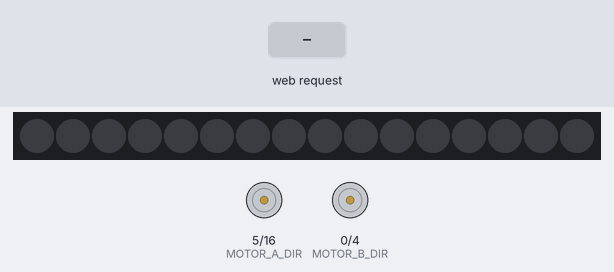
A sketch run on a simulated ESP8266 (NodeMCU). Shown: 16 RGB LEDs in strip order, left to right, direction and speed pins drawn as motors (green arrow = direction pin HIGH = forward, orange = LOW = backward, longer = more drive). The test bench sets the inputs (shaded band). WiFi joins after 1.5 s; servers stay silent unless stated; what the sketch prints to the serial monitor is not drawn.

Above: at 3.2 s.
3.3 s: HTTP request GET /robot?forward=120&left=120&right=120 received
At 3.8 s:
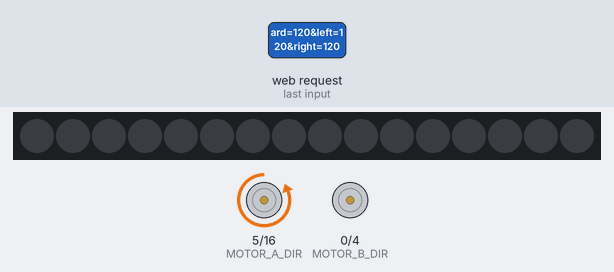
5.3 s: HTTP request GET /robot?left=1 received
Timing chart, 0 to 8.3 s (numbered marks = the images above; inputs shaded):
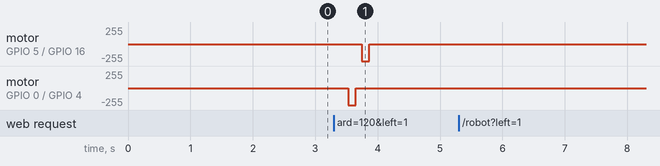

Measured:
- after the input at 3.3 s, motor on GPIO 5 (MOTOR_A_DIR) / GPIO 16 (MOTOR_A_PWM): stopped → backward 255/255 after 0.45 s, → stopped 0.12 s later; motor on GPIO 0 (MOTOR_B_DIR) / GPIO 4 (MOTOR_B_PWM): stopped → backward 255/255 after 0.23 s, → stopped 0.12 s later

The sketch:

robot.ino
```cpp
#include <ESP8266WiFi.h>
#include <ESP8266WebServer.h>
#ifdef __AVR__
  #include <avr/power.h>
#endif
extern "C" {
  #include "user_interface.h"
}
#include "robot.h"

// 192.168.2.112:1234/robot?forward=400 -> forward
// 192.168.2.112:1234/robot?left=400 -> left
// 192.168.2.112:1234/robot?right=400 -> right
// 192.168.2.112:1234/robot?blink=1 -> Show blinkenlights
// 192.168.2.112:1234/robot?command=BFLR -> B = Blink, F = Forward, L = Left, R = Right

// WLAN settings
char WiFiNetwork[] = "Jenke";
char WiFiPassword[] = "holladi4";
char wiFiHostname[] = "robot";

Robot robot;

ESP8266WebServer server(1234);

void setup()
{
  Serial.begin( 9600 );

  // Wifi
  WiFi.mode(WIFI_STA);
  // Attempt to conect to the WiFi network.
  Serial.println("Connecting to WiFi network.");
  wifi_station_set_hostname(wiFiHostname);
  WiFi.hostname(wiFiHostname);
  while (WiFi.status() != WL_CONNECTED) {
    WiFi.begin(WiFiNetwork, WiFiPassword);              // Connect to WPA2 network
    uint8_t timeout = 10;                         // Set a timeout variable
    while (timeout && (WiFi.status() != WL_CONNECTED)) {
      timeout--;                                  // Decrement timeout
      delay(1000);                                // Delay for one second
    }
  }

  // Webserver
  Serial.println("Connected to network.");
  server.on("/", handleRoot);
  server.on("/robot", [](){
    String result = "error";
    if ( server.hasArg("forward")){
      int duration = server.arg("forward").toInt();
      robot.forward(duration);
      result = "Ok!";
    }
    if ( server.hasArg("left")){
      int duration = server.arg("left").toInt();
      robot.left(duration);
      result = "Ok!";
    }
    if ( server.hasArg("right")){
      int duration = server.arg("right").toInt();
      robot.right(duration);
      result = "Ok!";
    }
    if ( server.hasArg("blink")){
      robot.showBlinkenlightsFun();
      result = "Ok!";
    }
    if ( server.hasArg("command")){
      String commands = server.arg("command");
      handleCommands(commands);
      result = "Ok!";
    }
    server.send(200, "text/plain", result);
  });
  server.onNotFound(handleNotFound);
  server.begin();
  Serial.println("HTTP server started");
}

void loop()
{
  server.handleClient();
}

void handleCommands(String commands){
  for ( int i = 0; i < commands.length(); i++ ){
    char command = commands.charAt(i);
    if ( command == 'B' ){
      robot.showBlinkenlightsFun();
    } else if ( command == 'F' ){
      robot.forward();
    } else if ( command == 'L' ){
      robot.left();
    } else if ( command == 'R' ){
      robot.right();
    }
    delay(500);
  }
}

void handleRoot() {
  server.send(200, "text/plain", "hello from esp8266!");
}

void handleNotFound(){
  String message = "File Not Found\n\n";
  message += "URI: ";
  message += server.uri();
  message += "\nMethod: ";
  message += (server.method() == HTTP_GET)?"GET":"POST";
  message += "\nArguments: ";
  message += server.args();
  message += "\n";
  for (uint8_t i=0; i<server.args(); i++){
    message += " " + server.argName(i) + ": " + server.arg(i) + "\n";
  }
  server.send(404, "text/plain", message);
}
```

robot.cpp
```cpp
#include "robot.h"
#include "Arduino.h"

Robot::Robot(){
  // Motors
  pinMode( MOTOR_A_DIR, OUTPUT );
  pinMode( MOTOR_A_PWM, OUTPUT );
  pinMode( MOTOR_B_DIR, OUTPUT );
  pinMode( MOTOR_B_PWM, OUTPUT );
  // Neopixels
  pixels.begin();
}

void Robot::forward(){
  forward(FORWARD_DURATION);
}

void Robot::left(){
  left(LEFT_DURATION);
}

void Robot::right(){
  right(RIGHT_DURATION);
}

/**
 * Move the robot forward for a given duration in milliseconds
 */
void Robot::forward(int duration)
{
  motorAForward();
  motorBForward();
  delay(duration);
  motorBStop();
  // Motor A is slower
  delay((int)(duration*0.074));
  motorAStop();
  delay(100);
}

/**
 * Rotate left for a given duration in milliseconds
 */
void Robot::left(int duration)
{
  motorAForward();
  motorBBackward();
  delay(duration);
  motorAStop();
  motorBStop();
  delay(100);
}

/**
 * Rotate right for a given duration in milliseconds
 */
void Robot::right(int duration)
{
  motorABackward();
  motorBForward();
  delay(duration);
  motorAStop();
  motorBStop();
  delay(100);
}

void Robot::motorAForward(){
  digitalWrite( MOTOR_A_DIR, HIGH );
  digitalWrite( MOTOR_A_PWM, LOW );
}

void Robot::motorABackward(){
  digitalWrite( MOTOR_A_DIR, LOW );
  digitalWrite( MOTOR_A_PWM, HIGH );
}

void Robot::motorAStop(){
  digitalWrite( MOTOR_A_DIR, LOW );
  digitalWrite( MOTOR_A_PWM, LOW );
}

void Robot::motorBForward(){
  digitalWrite( MOTOR_B_DIR, HIGH );
  digitalWrite( MOTOR_B_PWM, LOW );
}

void Robot::motorBBackward(){
  digitalWrite( MOTOR_B_DIR, LOW );
  digitalWrite( MOTOR_B_PWM, HIGH );
}

void Robot::motorBStop(){
  digitalWrite( MOTOR_B_DIR, LOW );
  digitalWrite( MOTOR_B_PWM, LOW );
}

void Robot::showBlinkenlightsFun()
{
  int redIndex = 0;
  int greenIndex = NUMPIXELS/3;
  int blueIndex = NUMPIXELS/3*2;
  for ( int j = 0; j < NUMPIXELS; j++ ){
    for ( int i = 0; i < NUMPIXELS; i++){
      pixels.setPixelColor(i, pixels.Color(0,0,0,0)); // Moderately bright green color.
    }

    pixels.setPixelColor(redIndex, pixels.Color(150,0,0,0)); // Moderately bright green color.
    pixels.setPixelColor(greenIndex, pixels.Color(0,150,0,0)); // Moderately bright green color.
    pixels.setPixelColor(blueIndex, pixels.Color(0,0,150,0)); // Moderately bright green color.

    redIndex = (redIndex + NUMPIXELS - 1)%NUMPIXELS;
    greenIndex = (greenIndex + 1)%NUMPIXELS;
    blueIndex = (blueIndex + 1)%NUMPIXELS;
    pixels.show();
    delay(100);
  }

  for ( int i = 0; i < NUMPIXELS; i++){
    pixels.setPixelColor(i, pixels.Color(0,0,0,0)); // Moderately bright green color.
  }
  pixels.show();
}
```

robot.h
```cpp
#ifndef ROBOT_H
#define ROBOT_H

#include <Adafruit_NeoPixel.h>

// Motor settings
#define HG7881_A_IA 16
#define HG7881_A_IB 5
#define HG7881_B_IA 4
#define HG7881_B_IB 0
#define MOTOR_B_PWM HG7881_B_IA // Motor B PWM Speed
#define MOTOR_B_DIR HG7881_B_IB // Motor B Direction
#define MOTOR_A_PWM HG7881_A_IA // Motor B PWM Speed
#define MOTOR_A_DIR HG7881_A_IB // Motor B Direction

#define FORWARD_DURATION 2100 // Calibration!
#define LEFT_DURATION 1210 // Calibration!
#define RIGHT_DURATION 1300 // Calibration!

// Neopixels
#define PIN 2
#define NUMPIXELS 16

class Robot {
  private:
    Adafruit_NeoPixel pixels = Adafruit_NeoPixel(NUMPIXELS, PIN, NEO_GRBW);

    void motorBStop();
    void motorBBackward();
    void motorBForward();
    void motorAStop();
    void motorABackward();
    void motorAForward();

  public:
    /** Constructor */
    Robot();

    /**
     * Play a RGB animation.
     */
    void showBlinkenlightsFun();

    /**
     * Move one field forwards.
     */
    void forward();

    /**
     * Turn left 90 degrees.
     */
    void left();

    /**
     * Turn right 90 degrees.
     */
    void right();

    /**
     * Move forward for the given duration in milliseconds.
     */
    void forward(int duration);

    /**
     * Turn left for the given duration in milliseconds.
     */
    void left(int duration);

    /**
     * Turn right for the given duration in milliseconds.
     */
    void right(int duration);
};
#endif
```
